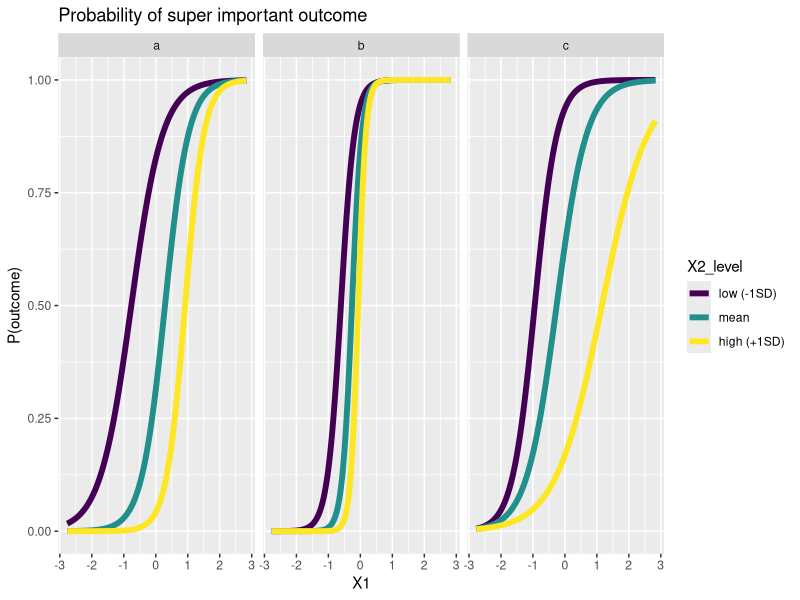
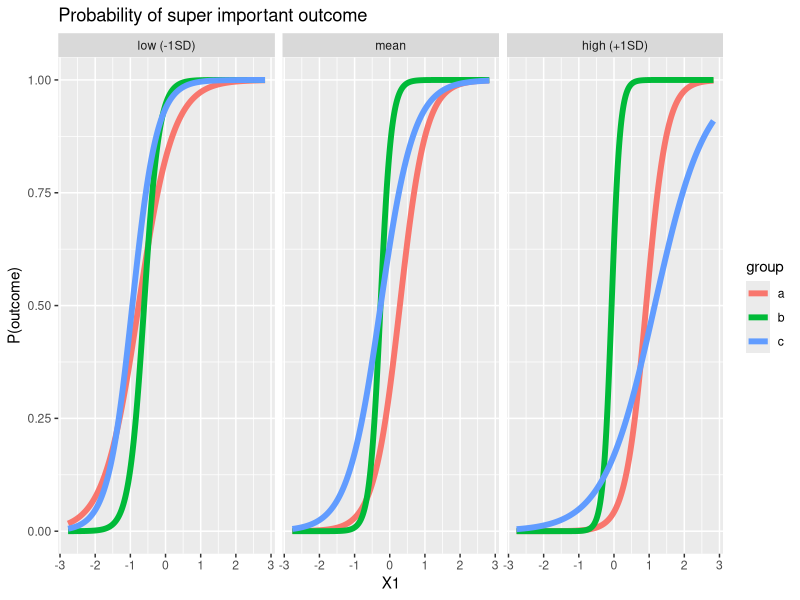
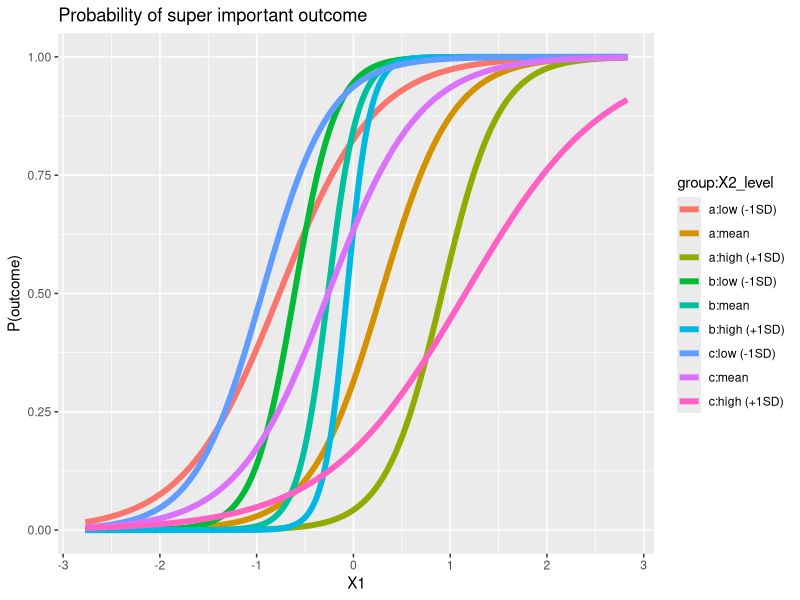
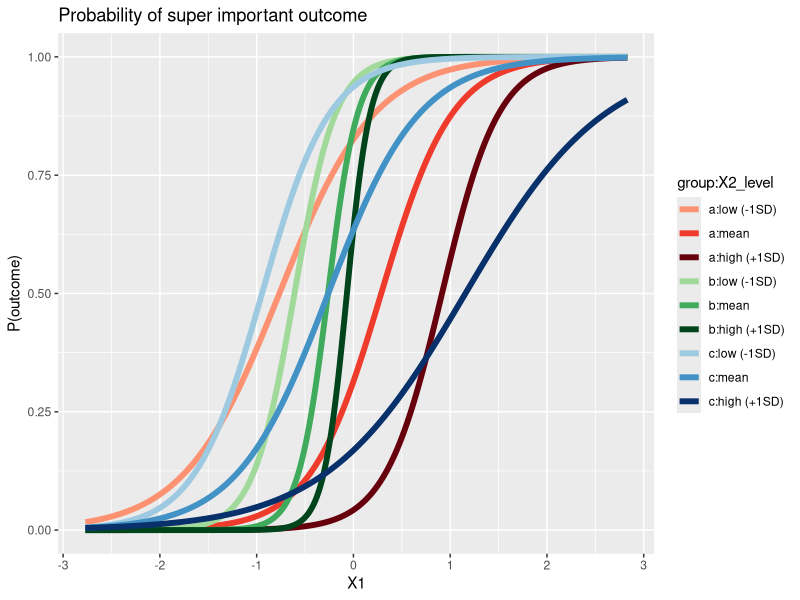
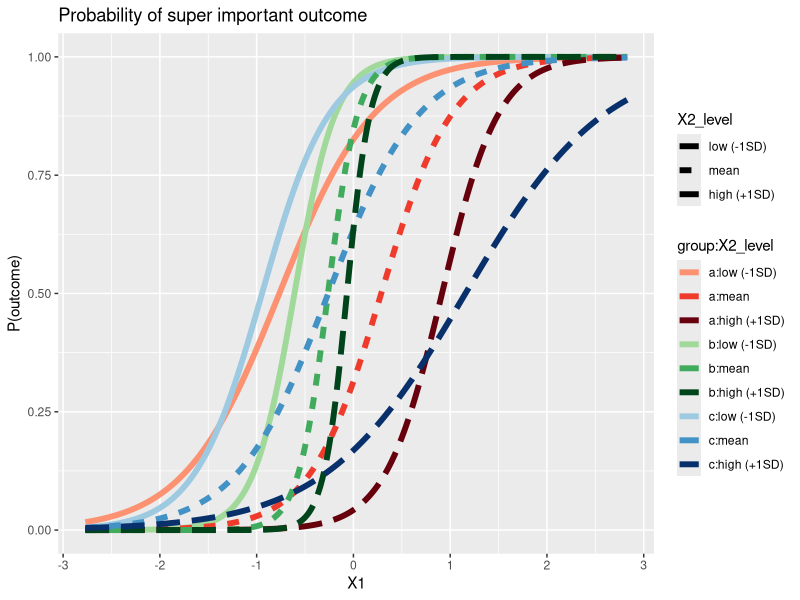

Recreate these plots in R, in order.
## ---- chunk 1
set.seed(24601) # setting this so the random results will be repeatable 

library(MASS)
covmat <- matrix(c(1.0,   0.2,   0.6, 
                   0.2,   1.0,  -0.5, 
                   0.6,  -0.5,   1.0), nrow=3) # the true cov matrix for my data
data <- mvrnorm(300, mu=c(0,0,0), Sigma=covmat) # generate random data that match that cov matrix
colnames(data) <- c("X1", "X2", "DV")
data <- as.data.frame(data)
data$group <- gl(n=3, k=ceiling(nrow(data)/3), labels=c("a", "b", "c"))
# add some group differences and interaction stuff...
data$DV <- with(data, ifelse(group=="c" & X1 > 0, DV+rnorm(n=1, mean=1), 
                             ifelse(group=="b" & X1 > 0, DV+rnorm(n=1, mean=2) , DV)))
# make DV binary
data$DV <- ifelse(data$DV > 0, 1, 0)

# note this use of exponent in a formula will give us all 2-way interactions
model <- glm(DV ~ (X1 + X2 + group)^2, 
             data=data, na.action="na.exclude",  family="binomial") 
             
# save the coefficient values so we can use them in the equations
b0 <- model$coef[1] # intercept
X1 <- model$coef[2]
X2 <- -model$coef[3]
groupb <- model$coef[4]
groupc <- model$coef[5]
X1.X2 <- model$coef[6]
X1.groupb <- model$coef[7]
X1.groupc <- model$coef[8]
X2.groupb <- model$coef[9]
X2.groupc <- model$coef[10]
## ---- chunk 2
summary(model)
## ---- chunk 3
new.model <- update(model, ~ . + X1:X2:group) # the . stands in for the whole formula we had before

# if you wanted to specify the whole model from scratch instead of using update():
new.model <- glm(DV ~ X1*X2*group, 
             data=data, na.action="na.exclude",  family="binomial")  

summary(new.model)
## ---- chunk 4
X1_range <- seq(from=min(data$X1), to=max(data$X1), by=.01)
## ---- chunk 5
X2_l <- mean(data$X2) - sd(data$X2) 
X2_m <- mean(data$X2)
X2_h <- mean(data$X2) + sd(data$X2)
# check that your representative values actually fall within the observed range for that variable
summary(data$X2)
c(X2_l, X2_m, X2_h)
## ---- chunk 6
#make a new data frame with the X values you want to predict 
generated_data <- as.data.frame(expand.grid(X1=X1_range, X2=c(X2_l, X2_m, X2_h), group=c("a", "b", "c") ))
head(generated_data)

#use `predict` to get the probability using type='response' rather than 'link' 
generated_data$prob <- predict(new.model, newdata=generated_data, type = 'response')
head(generated_data) 

# let's make a factor version of X2, so we can do gorgeous plotting stuff with it later :)
generated_data$X2_level <- factor(generated_data$X2, labels=c("low (-1SD)", "mean", "high (+1SD)"), ordered=T)
summary(generated_data)
## ---- chunk 7
library(ggplot2)

plot.data <- generated_data

# check out your plotting data
head(plot.data)

ggplot(plot.data, aes(x=X1, y=prob, color=X2_level)) + 
  geom_line(lwd=2) + 
  labs(x="X1", y="P(outcome)", title="Probability of super important outcome") +
  facet_wrap(~group) # i love facet_wrap()! it's so great. you should fall in love, too, and use it all the time.

# let's try flipping it, so the facets are by X2 level and the lines are by group
ggplot(plot.data, aes(x=X1, y=prob, color=group)) + 
  geom_line(lwd=2) + 
  labs(x="X1", y="P(outcome)", title="Probability of super important outcome") +
  facet_wrap(~X2_level) 

# want it all on one plot? you can set the color to the interaction of group and X2_level:
ggplot(plot.data, aes(x=X1, y=prob, color=group:X2_level)) + 
  geom_line(lwd=2) + 
  labs(x="X1", y="P(outcome)", title="Probability of super important outcome")
## ---- chunk 8
library(RColorBrewer)
# pick some nice colors. I want all shades of red for a, green for b, and blue for c.
a_colors <- brewer.pal(9,"Reds")[c(4,6,9)] # I'm getting all 9 shades and just picking the 3 I want to use 
b_colors <- brewer.pal(9,"Greens")[c(4,6,9)]
c_colors <- brewer.pal(9,"Blues")[c(4,6,9)] 
colors <- c(a_colors, b_colors, c_colors)
colors # this is how R saves color values

ggplot(plot.data, aes(x=X1, y=prob, color=group:X2_level)) + 
  geom_line(lwd=2) + 
  labs(x="X1", y="P(outcome)", title="Probability of super important outcome") +
  scale_color_manual(values=colors) 

# you can also change the line type based on a factor
ggplot(plot.data, aes(x=X1, y=prob, color=group:X2_level)) + 
  geom_line(aes(linetype=X2_level), lwd=2) + # because linetype is instead aes(), it can vary according to the data (i.e. by X2_level)
  labs(x="X1", y="P(outcome)", title="Probability of super important outcome") +
  scale_color_manual(values=colors) 
